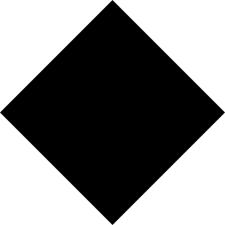
#> input picture samples/square.png, 225 x 225 px
$ python imagechecker.py
#> lines starting #> are read from the running program, lines starting #| are printed output that depends on the picture
### transform.py
from PIL import Image
from scipy import fft
import matplotlib.pyplot as plt
from matplotlib.colors import LogNorm
import numpy as np


class Transformer:
    """The Transformer class provides the interface for working with FFT"""
    def __init__(self, filename: str):
        """
        The class encapsulates the given file's name,
        its contents and everything needed for plotting the results
        :param filename: The name of the file the class is going to work on
        """
#> called with filename = 'square.png'
        self.file = filename
        self.name = filename[:-3]
        grayscale_image = Image.open('./samples/' + self.file).convert('L')
        grayscale_image.save('./buffer/gray_' + self.file)
        self._data = plt.imread('./buffer/gray_' + self.file)
#> self._data: shape (225, 225) float32; min 0, max 1, mean 0.5
#> in transform, `self._plotting = np.abs(self._data)`:
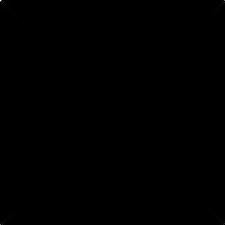
#> self._plotting: shape (225, 225) float32; min 5.05e-05, max 25320.9, mean 8.6; drawn with min black and max white
#> in shift (call 2), `self._plotting = np.abs(fft.fftshift(self._data))`:
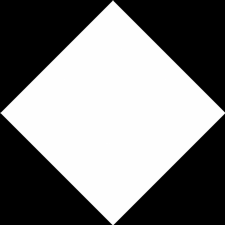
#> self._plotting: shape (225, 225) float32; min 4.7e-06, max 50625, mean 25320.9; drawn with min black and max white
        self._plotting = self._data

    def __del__(self):
        del self._data, self._plotting, self.name, self.file

    @staticmethod
    def show_all():
        """Use this method to show all plots"""
        plt.show(block=False)
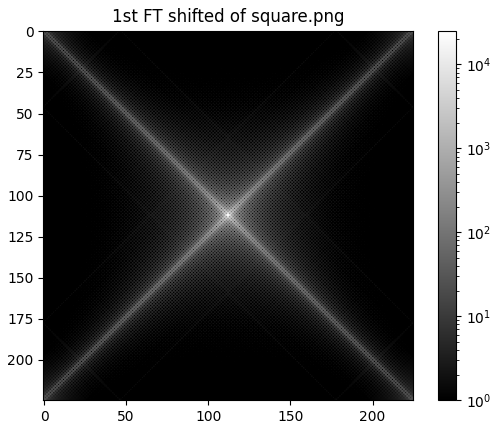
#> figure drawn by matplotlib, 2 panels
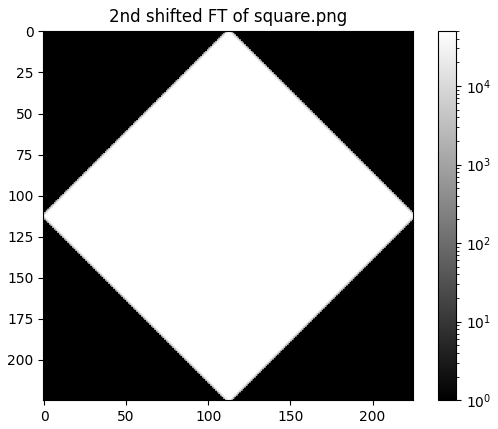
#> figure drawn by matplotlib, 2 panels
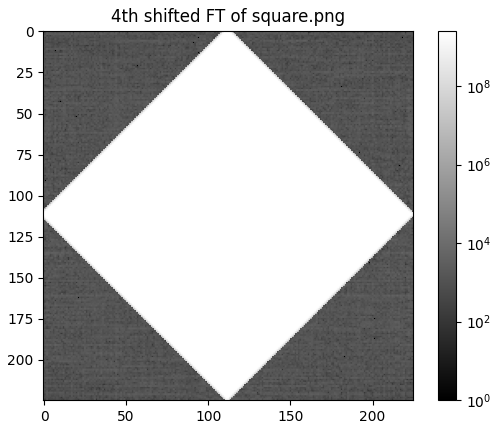
#> figure drawn by matplotlib, 2 panels
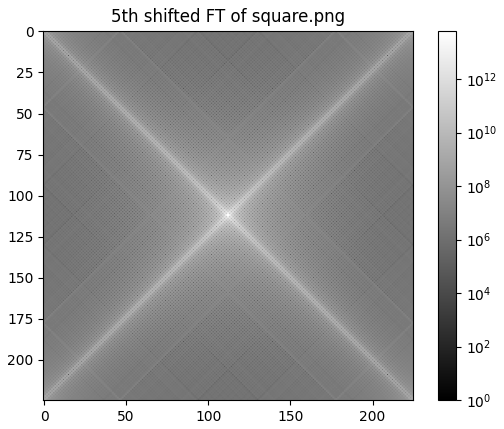
#> figure drawn by matplotlib, 2 panels
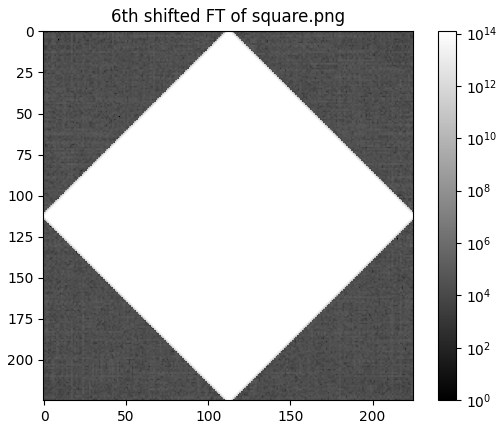
#> figure drawn by matplotlib, 2 panels

    # [29 lines left out: functions run, save, inverse, not called in this run]

    def shift(self):
        """This method shifts the image mean (the zero-frequency component)
         towards the center of the image"""
        self._plotting = np.abs(fft.fftshift(self._data))

    def transform(self):
        """The main method of the class, performs the FFT of the current image"""
        self._data = fft.fft2(self._data)  # may also use real fft here, but it will only give a half of the image
        self._plotting = np.abs(self._data)
        return self

    def plot_fft(self, name, address=''):
        """A special method to specifically plot Fourier transforms"""
        self.plot(name + ' of ' + self.file,
                  'gray',
                  True,
                  address,
                  norm=LogNorm(vmin=1))

    def plot(self, title='', colormap='gray', bar=False, save='', **kwargs):
        """This method is used for plotting image in its current state"""
        plt.figure()
        plt.title(title)
        if kwargs:
            plt.imshow(self._plotting, cmap=colormap, norm=kwargs.get('norm'))
        else:
            plt.imshow(self._plotting, cmap=colormap)
        if bar:
            plt.colorbar()
        if save:
            plt.savefig(save + self.name + '.jpg')


# [8 lines that do not run on import are left out]

### imagechecker.py
from transform import Transformer

if __name__ == '__main__':
    tanks = ['tank1.jpg', 'tank2.jpg', 'tank3.jpg']
    planes = ['plane1.jpg', 'plane2.jpg', 'plane3.jpg']
    # [7 lines of commented-out code are left out]
    shapes = ['round.jpg', 'square.png', 'triangle.png']
    # [4 lines of commented-out code are left out]
    tr = Transformer('square.png')
    lol = tr.transform()
    lol.plot_fft('1st FT')
    lol.shift()
    lol.plot_fft('1st FT shifted')
    tr.transform().shift()
    tr.plot_fft('2nd shifted FT')
    tr.transform().shift()
    tr.plot_fft('3rd shifted FT')
    tr.transform().shift()
    tr.plot_fft('4th shifted FT')
    tr.transform().shift()
    tr.plot_fft('5th shifted FT')
    tr.transform().shift()
    tr.plot_fft('6th shifted FT')
    tr.transform().shift()
    tr.plot_fft('7th shifted FT')
    Transformer.show_all()
